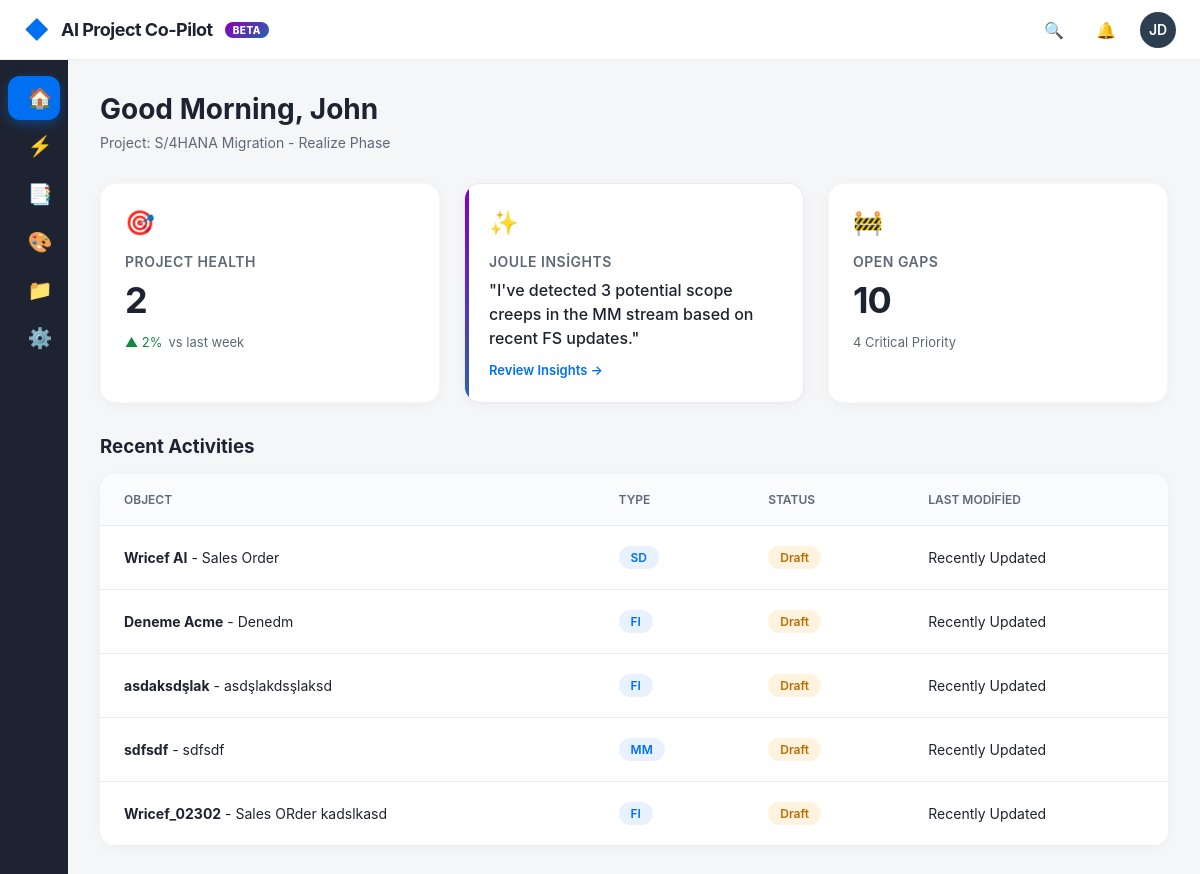
The page / on the database its author committed.
### tables this page shows
CREATE TABLE requirements (
            id INTEGER PRIMARY KEY AUTOINCREMENT,
            code TEXT NOT NULL,          -- Örn: FS_MM_041
            title TEXT NOT NULL,         -- Örn: PO Approval Workflow
            module TEXT,                 -- Örn: MM, SD, FI
            complexity TEXT,             -- Low, Medium, High
            status TEXT DEFAULT 'Draft', -- Draft, Ready, In Progress
            ai_status TEXT DEFAULT 'None', -- None, Draft, Full
            summary TEXT,                -- AI tarafından üretilen özet
            tech_spec TEXT,              -- AI tarafından üretilen teknik detay
            effort_days INTEGER          -- Tahmini efor
        , project_id INTEGER);

### backups/app_20260201_195416.py (the view)
@app.route('/')
def index():
    try:
        conn = get_db_connection()
        requirements = conn.execute('SELECT * FROM requirements').fetchall()
        recent_activities = conn.execute('''
            SELECT * FROM requirements
            ORDER BY id DESC
            LIMIT 5
        ''').fetchall()
        conn.close()
        return render_template('index.html',
                             requirements=requirements,
                             recent_activities=recent_activities)
    except Exception as e:
        return f"Veritabanı hatası: {e}"

### backups/app_20260201_195416.py (called while the page is built)
def get_db_connection():
    db_path = os.path.join(os.path.dirname(__file__), 'project_copilot.db')
    conn = sqlite3.connect(db_path)
    conn.row_factory = sqlite3.Row
    return conn

### templates/index.html (shortened to what this page needs)
<!DOCTYPE html>
<html lang="tr">
<head>
</head>
<body>
    <header class="shell-bar">
        <div class="brand-area">
            <div style="color:var(--primary); font-size: 24px;">◆</div>
            <span>AI Project Co-Pilot</span>
            <span class="ai-badge">BETA</span>
        </div>
        <div class="user-actions">
            <div class="icon-btn" onclick="showToast('Global Search')">🔍</div>
            <div class="icon-btn" onclick="showToast('No new notifications')">🔔</div>
            <div class="icon-btn avatar">JD</div>
        </div>
    </header>
    <div class="main-layout">
  <nav class="sidebar">
    <div class="nav-item active" onclick="navTo('dashboard', this)">
        <div class="nav-icon">🏠</div> <span class="nav-text">Cockpit</span>
    </div>
    <div class="nav-item" onclick="navTo('analysis', this)">
        <div class="nav-icon">⚡</div> <span class="nav-text">Analysis</span>
    </div>
    <div class="nav-item" onclick="navTo('requirements', this)">
        <div class="nav-icon">📑</div> <span class="nav-text">Requirements</span>
    </div>
    <div class="nav-item" onclick="navTo('design', this)">
        <div class="nav-icon">🎨</div> <span class="nav-text">Design (FS/TS)</span>
    </div>
    <div class="nav-item" onclick="navTo('projects', this)">
                    <div class="nav-icon">📁</div> <span class="nav-text">Projects</span>
                </div>
    <div class="nav-item" onclick="navTo('config', this)">
        <div class="nav-icon">⚙️</div> <span class="nav-text">Settings</span>
    </div>
</nav>
        <main class="content">
            <div id="view-dashboard" class="view active">
                <div class="page-header">
                    <h1 class="page-title">Good Morning, John</h1>
                    <div class="page-subtitle">Project: S/4HANA Migration - Realize Phase</div>
                </div>
                <div class="grid-dashboard">
                    <div class="smart-card">
                        <span class="card-icon">🎯</span>
                        <div class="card-title">Project Health</div>
                        <div class="card-value stat-projects">94%</div>
                        <div class="card-meta"><span style="color: #0E8A40;">▲ 2%</span> vs last week</div>
                    </div>
                    <div class="smart-card card-ai">
                        <span class="card-icon">✨</span>
                        <div class="card-title">Joule Insights</div>
                        <div style="font-size: 16px; font-weight: 500; line-height: 1.5;">
                            "I've detected 3 potential scope creeps in the MM stream based on recent FS updates."
                        </div>
                        <div class="card-meta" style="color: var(--primary); font-weight: 600; cursor: pointer;" onclick="navTo('analysis')">Review Insights →</div>
                    </div>
                    <div class="smart-card">
                        <span class="card-icon">🚧</span>
                        <div class="card-title">Open Gaps</div>
                        <div class="card-value stat-gaps">12</div>
                        <div class="card-meta">4 Critical Priority</div>
                    </div>
                </div>
                <h3 style="margin-bottom: 16px;">Recent Activities</h3>
                <div class="smart-table-container">
                    <table class="smart-table">
                        <thead>
                            <tr>
                                <th>Object</th>
                                <th>Type</th>
                                <th>Status</th>
                                <th>Last Modified</th>
                            </tr>
                        </thead>
                        <tbody>
    {% if recent_activities %}
        {% for activity in recent_activities %}
        <tr onclick="loadRequirementDetails({{ activity['id'] }})">
            <td><b>{{ activity['code'] }}</b> - {{ activity['title'] }}</td>
            <td>
                {% if activity['module'] == 'MM' %}
                    <span class="pill blue">MM</span>
                {% elif activity['module'] == 'SD' %}
                    <span class="pill blue">SD</span>
                {% elif activity['module'] == 'FI' %}
                    <span class="pill blue">FI</span>
                {% else %}
                    <span class="pill blue">{{ activity['module'] }}</span>
                {% endif %}
            </td>
            <td>
                {% if activity['status'] == 'Draft' %}
                    <span class="pill orange">Draft</span>
                {% elif activity['status'] == 'In Progress' %}
                    <span class="pill orange">In Progress</span>
                {% elif activity['status'] == 'Ready' or activity['status'] == 'Approved' %}
                    <span class="pill green">{{ activity['status'] }}</span>
                {% else %}
                    <span class="pill blue">{{ activity['status'] }}</span>
                {% endif %}
            </td>
            <td>Recently Updated</td>
        </tr>
        {% endfor %}
    {% else %}
        <tr>
            <td colspan="4" style="text-align: center; color: #999;">No recent activities</td>
        </tr>
    {% endif %}
</tbody>
                    </table>
                </div>
            </div>
        </main>
    </div>
    </body>
</html>

### rows shown on the page
requirements: code "Wricef AI", title "Sales Order", module "SD", status "Draft"
requirements: code "Deneme Acme", title "Denedm", module "FI", status "Draft"
requirements: code "asdaksdşlak", title "asdşlakdsşlaksd", module "FI", status "Draft"
requirements: code "sdfsdf", title "sdfsdf", module "MM", status "Draft"
requirements: code "Wricef_02302", title "Sales ORder kadslkasd", module "FI", status "Draft"
